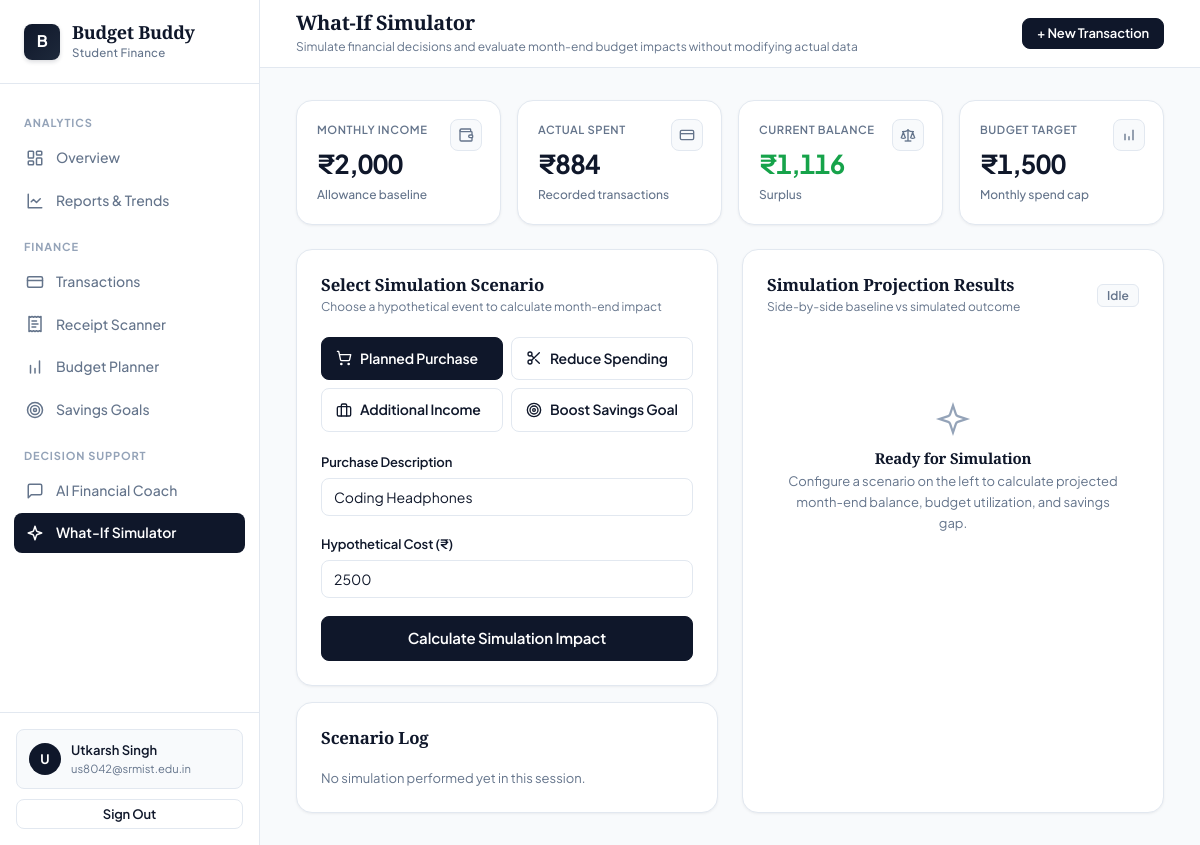
Screenshot of /simulator (signed in) with the database file from the repository.
### tables this page shows
CREATE TABLE profiles (
        id TEXT PRIMARY KEY,
        email TEXT UNIQUE,
        password TEXT,
        name TEXT NOT NULL,
        monthly_income REAL DEFAULT 15000,
        created_at TEXT
    );

CREATE TABLE budgets (
        id TEXT PRIMARY KEY,
        user_id TEXT NOT NULL,
        month INTEGER NOT NULL,
        year INTEGER NOT NULL,
        amount REAL NOT NULL,
        savings_target REAL DEFAULT 0,
        created_at TEXT,
        UNIQUE(user_id, month, year)
    );

### app/routes/simulator.py (the view)
@simulator_bp.route('/simulator')
@login_required
def simulator():
    user_id = session['user_id']
    year, month = get_current_month_year()
    profile = db.get_profile(user_id)
    monthly_income = float(profile.get('monthly_income', 0)) if profile else 0.0
    month_tx = db.get_transactions_by_month(user_id, year, month)
    analysis = analysis_service.analyze_spending(month_tx, year, month)
    budget = db.get_budget(user_id, year, month)
    budget_amount = float(budget['amount']) if budget else 0.0
    savings_target = float(budget['savings_target']) if budget else 0.0
    total_expenses = analysis['total_expenses']
    current_balance = monthly_income - total_expenses
    goals = db.get_goals(user_id)
    return render_template(
        'simulator.html',
        monthly_income=monthly_income,
        total_expenses=total_expenses,
        current_balance=current_balance,
        budget_amount=budget_amount,
        savings_target=savings_target,
        category_spending=analysis['category_spending'],
        goals=goals,
        profile=profile
    )

### app/services/local_db.py (called while the page is built)
def get_db():
    conn = sqlite3.connect(DB_PATH)
    conn.row_factory = sqlite3.Row
    return conn

def local_get_profile(user_id: str):
    init_local_db()
    conn = get_db()
    cursor = conn.cursor()
    cursor.execute("SELECT * FROM profiles WHERE id = ?", (user_id,))
    row = cursor.fetchone()
    conn.close()
    if row:
        return dict(row)
    return {'id': user_id, 'name': 'College Student', 'monthly_income': 15000.0}

def local_get_transactions_by_month(user_id: str, year: int, month: int):
    init_local_db()
    conn = get_db()
    cursor = conn.cursor()
    start = f"{year}-{month:02d}-01"
    last_day = calendar.monthrange(year, month)[1]
    end = f"{year}-{month:02d}-{last_day}"
    cursor.execute("SELECT * FROM transactions WHERE user_id = ? AND date >= ? AND date <= ? ORDER BY date DESC", (user_id, start, end))
    rows = cursor.fetchall()
    conn.close()
    return [dict(r) for r in rows]

def local_get_budget(user_id: str, year: int, month: int):
    init_local_db()
    conn = get_db()
    cursor = conn.cursor()
    cursor.execute("SELECT * FROM budgets WHERE user_id = ? AND year = ? AND month = ?", (user_id, year, month))
    b_row = cursor.fetchone()
    if not b_row:
        conn.close()
        return None
    budget_dict = dict(b_row)
    cursor.execute("SELECT * FROM budget_categories WHERE budget_id = ?", (budget_dict['id'],))
    c_rows = cursor.fetchall()
    budget_dict['budget_categories'] = [dict(r) for r in c_rows]
    conn.close()
    return budget_dict

def local_get_goals(user_id: str):
    init_local_db()
    conn = get_db()
    cursor = conn.cursor()
    cursor.execute("SELECT * FROM savings_goals WHERE user_id = ?", (user_id,))
    rows = cursor.fetchall()
    conn.close()
    return [dict(r) for r in rows]

### app/services/supabase_service.py (called while the page is built, shortened)
def is_local_user(user_id: str) -> bool:
    if not user_id:
        return False
    try:
        from flask import session
        tok = session.get('access_token', '')
        if tok and tok.startswith('local-'):
            return True
        if session.get('user_id') == user_id and tok.startswith('local-'):
            return True
    except Exception:
        pass

def get_profile(user_id: str):
    if is_local_user(user_id):
        return local_db.local_get_profile(user_id)

def get_transactions_by_month(user_id: str, year: int, month: int):
    if is_local_user(user_id):
        return local_db.local_get_transactions_by_month(user_id, year, month)

### app/templates/simulator.html (shortened to what this page needs)
{% extends "base.html" %}
{% block page_title %}What-If Simulator{% endblock %}
{% block page_subtitle %}Simulate financial decisions and evaluate month-end budget impacts without modifying actual data{% endblock %}
{% block content %}
<div class="stats-grid mb-24">
  <div class="stat-card">
    <div class="label">Monthly Income</div>
    <div class="value">₹{{ "{:,.0f}".format(monthly_income) }}</div>
    <div class="meta">Allowance baseline</div>
    <div class="icon-chip">
      <svg viewBox="0 0 24 24"><path d="M19 7V4a1 1 0 0 0-1-1H5a2 2 0 0 0 0 4h15a1 1 0 0 1 1 1v4h-3a2 2 0 0 0 0 4h3a1 1 0 0 0 1-1v-2a1 1 0 0 0-1-1"/><path d="M3 5v14a2 2 0 0 0 2 2h15a1 1 0 0 0 1-1v-4"/></svg>
    </div>
  </div>
  <div class="stat-card">
    <div class="label">Actual Spent</div>
    <div class="value">₹{{ "{:,.0f}".format(total_expenses) }}</div>
    <div class="meta">Recorded transactions</div>
    <div class="icon-chip">
      <svg viewBox="0 0 24 24"><rect width="20" height="14" x="2" y="5" rx="2"/><line x1="2" x2="22" y1="10" y2="10"/></svg>
    </div>
  </div>
  <div class="stat-card">
    <div class="label">Current Balance</div>
    <div class="value {{ 'success' if current_balance >= 0 else 'danger' }}">₹{{ "{:,.0f}".format(current_balance | abs) }}</div>
    <div class="meta">{{ 'Surplus' if current_balance >= 0 else 'Deficit' }}</div>
    <div class="icon-chip">
      <svg viewBox="0 0 24 24"><path d="m16 16 3-8 3 8c-.87.65-1.92 1-3 1s-2.13-.35-3-1Z"/><path d="m2 16 3-8 3 8c-.87.65-1.92 1-3 1s-2.13-.35-3-1Z"/><path d="M7 21h10"/><path d="M12 3v18"/><path d="M3 7h2c2 0 5-1 7-2 2 1 5 2 7 2h2"/></svg>
    </div>
  </div>
  <div class="stat-card">
    <div class="label">Budget Target</div>
    <div class="value">₹{{ "{:,.0f}".format(budget_amount) }}</div>
    <div class="meta">Monthly spend cap</div>
    <div class="icon-chip">
      <svg viewBox="0 0 24 24"><path d="M12 20v-6M6 20V10M18 20V4"/></svg>
    </div>
  </div>
</div>
<div class="grid-2">
  <div class="d-flex flex-col gap-16">
    <div class="card">
      <div class="card-header">
        <div>
          <h5 class="card-title">Select Simulation Scenario</h5>
          <div class="card-subtitle">Choose a hypothetical event to calculate month-end impact</div>
        </div>
      </div>
      <div style="display: grid; grid-template-columns: 1fr 1fr; gap: 8px; margin-bottom: 20px;">
        <button type="button" id="btn_purchase" class="btn btn-outline" onclick="setScenario('purchase')" style="justify-content: flex-start; padding: 12px 14px;">
          <svg viewBox="0 0 24 24"><circle cx="8" cy="21" r="1"/><circle cx="19" cy="21" r="1"/><path d="M2.05 2.05h2l2.66 12.42a2 2 0 0 0 2 1.58h9.78a2 2 0 0 0 1.95-1.57l1.65-7.43H5.12"/></svg>
          Planned Purchase
        </button>
        <button type="button" id="btn_reduce_category" class="btn btn-outline" onclick="setScenario('reduce_category')" style="justify-content: flex-start; padding: 12px 14px;">
          <svg viewBox="0 0 24 24"><circle cx="6" cy="6" r="3"/><circle cx="6" cy="18" r="3"/><line x1="20" x2="8.12" y1="4" y2="15.88"/><line x1="14.47" x2="20" y1="14.48" y2="20"/><line x1="8.12" x2="12" y1="8.12" y2="12"/></svg>
          Reduce Spending
        </button>
        <button type="button" id="btn_increase_income" class="btn btn-outline" onclick="setScenario('increase_income')" style="justify-content: flex-start; padding: 12px 14px;">
          <svg viewBox="0 0 24 24"><rect width="20" height="14" x="2" y="7" rx="2" ry="2"/><path d="M16 21V5a2 2 0 0 0-2-2h-4a2 2 0 0 0-2 2v16"/></svg>
          Additional Income
        </button>
        <button type="button" id="btn_savings_boost" class="btn btn-outline" onclick="setScenario('savings_boost')" style="justify-content: flex-start; padding: 12px 14px;">
          <svg viewBox="0 0 24 24"><circle cx="12" cy="12" r="10"/><circle cx="12" cy="12" r="6"/><circle cx="12" cy="12" r="2"/></svg>
          Boost Savings Goal
        </button>
      </div>
      <div id="form_purchase" style="display: none;">
        <div class="form-group">
          <label class="form-label">Purchase Description</label>
          <input type="text" id="p_desc" class="form-control" placeholder="e.g. Noise Cancelling Headphones, Trip Ticket" value="Coding Headphones"/>
        </div>
        <div class="form-group">
          <label class="form-label">Hypothetical Cost (₹)</label>
          <input type="number" id="p_amount" class="form-control" placeholder="e.g. 2500" value="2500" min="0" step="any"/>
        </div>
      </div>
      <button type="button" id="runSimButton" class="btn btn-primary btn-block btn-lg mt-8" onclick="executeSimulation()" style="display: none;">
        Calculate Simulation Impact
      </button>
    </div>
    <div class="card">
      <div class="card-header">
        <h5 class="card-title">Scenario Log</h5>
      </div>
      <div id="simulationNotes" style="font-size: 0.8125rem; color: var(--text-secondary);">
        No simulation performed yet in this session.
      </div>
    </div>
  </div>
  <div class="card">
    <div class="card-header">
      <div>
        <h5 class="card-title">Simulation Projection Results</h5>
        <div class="card-subtitle">Side-by-side baseline vs simulated outcome</div>
      </div>
      <span id="simStatusBadge" class="badge badge-neutral">Idle</span>
    </div>
    <div id="emptySimState" class="empty-state" style="padding: 64px 16px;">
      <div class="icon">
        <svg viewBox="0 0 24 24"><path d="m12 3-1.912 5.813a2 2 0 0 1-1.275 1.275L3 12l5.813 1.912a2 2 0 0 1 1.275 1.275L12 21l1.912-5.813a2 2 0 0 1 1.275-1.275L21 12l-5.813-1.912a2 2 0 0 1-1.275-1.275L12 3Z"/></svg>
      </div>
      <h5>Ready for Simulation</h5>
      <p>Configure a scenario on the left to calculate projected month-end balance, budget utilization, and savings gap.</p>
    </div>
  </div>
</div>
{% endblock %}

### app/templates/base.html (shortened to what this page needs)
<!DOCTYPE html>
<html lang="en">
<head>
  <link rel="stylesheet" href="{{ url_for('static', filename='css/style.css') }}" />
</head>
<body>
  <div class="app-wrapper">
    <aside class="sidebar" id="sidebar">
      <div class="sidebar-logo">
        <div class="logo-badge">B</div>
        <div>
          <div class="logo-title">Budget Buddy</div>
          <div class="logo-sub">Student Finance</div>
        </div>
      </div>
      <nav class="sidebar-nav">
        <span class="nav-label">Analytics</span>
        <a href="{{ url_for('dashboard.dashboard') }}" class="nav-item {% if request.endpoint == 'dashboard.dashboard' %}active{% endif %}">
          <svg class="nav-icon-svg" viewBox="0 0 24 24"><rect width="7" height="9" x="3" y="3" rx="1"/><rect width="7" height="5" x="14" y="3" rx="1"/><rect width="7" height="9" x="14" y="12" rx="1"/><rect width="7" height="5" x="3" y="16" rx="1"/></svg>
          <span>Overview</span>
        </a>
        <a href="{{ url_for('reports.reports') }}" class="nav-item {% if request.endpoint == 'reports.reports' %}active{% endif %}">
          <svg class="nav-icon-svg" viewBox="0 0 24 24"><path d="M3 3v18h18"/><path d="m19 9-5 5-4-4-3 3"/></svg>
          <span>Reports & Trends</span>
        </a>
        <span class="nav-label">Finance</span>
        <a href="{{ url_for('transactions.transactions') }}" class="nav-item {% if 'transactions' in request.endpoint %}active{% endif %}">
          <svg class="nav-icon-svg" viewBox="0 0 24 24"><rect width="20" height="14" x="2" y="5" rx="2"/><line x1="2" x2="22" y1="10" y2="10"/></svg>
          <span>Transactions</span>
        </a>
        <a href="{{ url_for('receipt.receipt') }}" class="nav-item {% if request.endpoint == 'receipt.receipt' %}active{% endif %}">
          <svg class="nav-icon-svg" viewBox="0 0 24 24"><path d="M4 2v20l2-1 2 1 2-1 2 1 2-1 2 1 2-1 2 1V2l-2 1-2-1-2 1-2-1-2 1-2-1-2 1Z"/><path d="M14 8H8"/><path d="M16 12H8"/><path d="M13 16H8"/></svg>
          <span>Receipt Scanner</span>
        </a>
        <a href="{{ url_for('budget.budget') }}" class="nav-item {% if request.endpoint == 'budget.budget' %}active{% endif %}">
          <svg class="nav-icon-svg" viewBox="0 0 24 24"><path d="M12 20v-6M6 20V10M18 20V4"/></svg>
          <span>Budget Planner</span>
        </a>
        <a href="{{ url_for('goals.goals') }}" class="nav-item {% if request.endpoint == 'goals.goals' %}active{% endif %}">
          <svg class="nav-icon-svg" viewBox="0 0 24 24"><circle cx="12" cy="12" r="10"/><circle cx="12" cy="12" r="6"/><circle cx="12" cy="12" r="2"/></svg>
          <span>Savings Goals</span>
        </a>
        <span class="nav-label">Decision Support</span>
        <a href="{{ url_for('ai.coach') }}" class="nav-item {% if request.endpoint == 'ai.coach' %}active{% endif %}">
          <svg class="nav-icon-svg" viewBox="0 0 24 24"><path d="M21 15a2 2 0 0 1-2 2H7l-4 4V5a2 2 0 0 1 2-2h14a2 2 0 0 1 2 2z"/></svg>
          <span>AI Financial Coach</span>
        </a>
        <a href="{{ url_for('simulator.simulator') }}" class="nav-item {% if request.endpoint == 'simulator.simulator' %}active{% endif %}">
          <svg class="nav-icon-svg" viewBox="0 0 24 24"><path d="m12 3-1.912 5.813a2 2 0 0 1-1.275 1.275L3 12l5.813 1.912a2 2 0 0 1 1.275 1.275L12 21l1.912-5.813a2 2 0 0 1 1.275-1.275L21 12l-5.813-1.912a2 2 0 0 1-1.275-1.275L12 3Z"/></svg>
          <span>What-If Simulator</span>
        </a>
      </nav>
      <div class="sidebar-footer">
        <div class="user-profile-widget">
          <div class="user-avatar">{{ session.get('user_name', 'S')[0].upper() }}</div>
          <div class="user-meta">
            <span class="name">{{ session.get('user_name', 'College Student') }}</span>
            <span class="email">{{ session.get('user_email', 'student@college.edu') }}</span>
          </div>
        </div>
        <a href="{{ url_for('auth.logout') }}" class="btn btn-outline btn-block btn-sm">
          Sign Out
        </a>
      </div>
    </aside>
    <div class="main-content">
      <header class="topbar">
        <div class="topbar-header">
          <h4>{% block page_title %}Overview{% endblock %}</h4>
          <p>{% block page_subtitle %}College student financial tracking and planning{% endblock %}</p>
        </div>
        <div class="topbar-actions">
          {% block topbar_actions %}
          <a href="{{ url_for('transactions.transactions') }}" class="btn btn-primary btn-sm">
            + New Transaction
          </a>
          {% endblock %}
        </div>
      </header>
      <main class="page-container">
        {% block content %}{% endblock %}
      </main>
    </div>
  </div>
</body>
</html>

### rows the page displays
profiles: get "Utkarsh Singh", get "us8042@srmist.edu.in", monthly_income "2,000"
budgets: amount "1,500"

### other values shown
{{ session.get('user_name', 'S')[0].upper() }} "U"
{{ "{:,.0f}".format(total_expenses) }} "884"
{{ "{:,.0f}".format(current_balance | abs) }} "1,116"
{{ 'Surplus' if current_balance >= 0 else 'Deficit' }} "Surplus"
